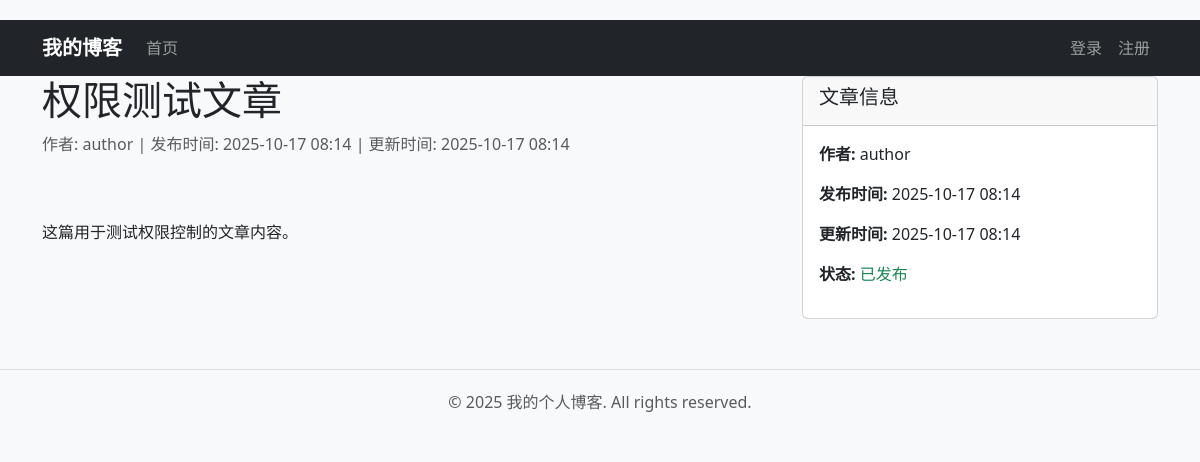
The app's page /post/2/ with its own data.
### blog/models.py (models this page shows, shortened)
class Post(models.Model):
    title = models.CharField(max_length=200, verbose_name='标题')
    content = models.TextField(verbose_name='内容')
    author = models.ForeignKey(User, on_delete=models.CASCADE, verbose_name='作者')
    created_at = models.DateTimeField(auto_now_add=True, verbose_name='创建时间')
    updated_at = models.DateTimeField(auto_now=True, verbose_name='更新时间')
    published = models.BooleanField(default=False, verbose_name='是否发布')
    class Meta:
        verbose_name = '文章'
        verbose_name_plural = '文章'
        ordering = ['-created_at']

### blog/views.py (the view)
# urls.py: path('post/<int:pk>/', views.post_detail, name='post_detail'),
def post_detail(request, pk):
    post = get_object_or_404(Post, pk=pk)
    if not post.published and post.author != request.user:
        return HttpResponseForbidden("您没有权限查看这篇文章。")
    return render(request, 'blog/post_detail.html', {'post': post})

### templates/blog/post_detail.html (shortened to what this page needs)
{% extends 'base.html' %}
{% block content %}
<div class="row">
    <div class="col-md-8">
        <article>
            <h1>{{ post.title }}</h1>
            <p class="text-muted">
                作者: {{ post.author.username }} |
                发布时间: {{ post.created_at|date:"Y-m-d H:i" }} |
                更新时间: {{ post.updated_at|date:"Y-m-d H:i" }}
            </p>
            <div class="post-content">
                {{ post.content|linebreaks }}
            </div>
        </article>
    </div>
    <div class="col-md-4">
        <div class="card">
            <div class="card-header">
                <h5>文章信息</h5>
            </div>
            <div class="card-body">
                <p><strong>作者:</strong> {{ post.author.username }}</p>
                <p><strong>发布时间:</strong> {{ post.created_at|date:"Y-m-d H:i" }}</p>
                <p><strong>更新时间:</strong> {{ post.updated_at|date:"Y-m-d H:i" }}</p>
                <p><strong>状态:</strong>
                    {% if post.published %}
                        <span class="text-success">已发布</span>
                    {% else %}
                        <span class="text-warning">草稿</span>
                    {% endif %}
                </p>
            </div>
        </div>
    </div>
</div>
{% endblock %}

### templates/base.html (style rules this page uses)
body { padding-top: 20px; background-color: #f8f9fa; }
.post-content { white-space: pre-wrap; }

### records on screen
Post: title "权限测试文章", author.username "author", created_at "2025-10-17 08:14", updated_at "2025-10-17 08:14", content "这篇用于测试权限控制的文章内容。"
